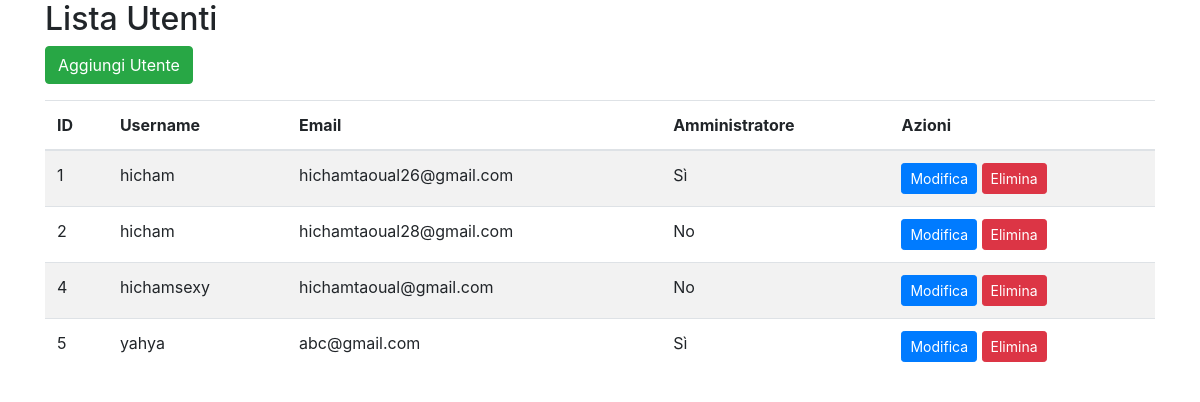
Page /users_list.php (signed in) on the committed database.
### tables this page shows
CREATE TABLE `users` (
  `id` int(11) NOT NULL,
  `email` varchar(255) NOT NULL,
  `username` varchar(255) NOT NULL,
  `password` varchar(255) NOT NULL,
  `is_admin` int(11) DEFAULT NULL
);

### users_list.php (the view, shortened to what this page needs)
<?php
include 'db.php';
$stmt = $pdo->prepare("SELECT id, username, email, is_admin FROM users");
$stmt->execute();
$users = $stmt->fetchAll();
?>
<!DOCTYPE html>
<html lang="it">
<head>
    <link href="https://stackpath.bootstrapcdn.com/bootstrap/4.3.1/css/bootstrap.min.css" rel="stylesheet">
</head>
<body>
<div class="container">
    <h2>Lista Utenti</h2>
    <a href="add_user.php" class="btn btn-success mb-3">Aggiungi Utente</a>
    <table class="table table-striped">
        <thead>
            <tr>
                <th>ID</th>
                <th>Username</th>
                <th>Email</th>
                <th>Amministratore</th>
                <th>Azioni</th>
            </tr>
        </thead>
        <tbody>
            <?php foreach ($users as $user): ?>
            <tr>
                <td><?php echo htmlspecialchars($user['id']); ?></td>
                <td><?php echo htmlspecialchars($user['username']); ?></td>
                <td><?php echo htmlspecialchars($user['email']); ?></td>
                <td><?php echo $user['is_admin'] ? 'Sì' : 'No'; ?></td>
                <td>
                    <a href="edit_user.php?id=<?php echo $user['id']; ?>" class="btn btn-primary btn-sm">Modifica</a>
                    <form action="delete_user.php" method="post" onsubmit="return confirm('Sei sicuro di voler eliminare questo utente?');" style="display: inline-block;">
                        <button type="submit" class="btn btn-danger btn-sm">Elimina</button>
                    </form>
                </td>
            </tr>
            <?php endforeach; ?>
        </tbody>
    </table>
</div>
</body>
</html>

### rows in the picture
users: id "1", username "hicham", email "hichamtaoual26@gmail.com", is_admin "Sì"
users: id "2", username "hicham", email "hichamtaoual28@gmail.com", shows "No"
users: id "4", username "hichamsexy", email "hichamtaoual@gmail.com", is_admin "No"
users: id "5", username "yahya", email "abc@gmail.com", is_admin "Sì"
